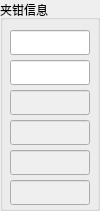
       <widget class="QGroupBox" name="groupBox_Clamp">
        <property name="geometry">
         <rect>
          <x>790</x>
          <y>0</y>
          <width>100</width>
          <height>211</height>
         </rect>
        </property>
        <property name="title">
         <string>夹钳信息</string>
        </property>
        <widget class="QLineEdit" name="lineEdit_Clamp1">
         <property name="geometry">
          <rect>
           <x>10</x>
           <y>30</y>
           <width>80</width>
           <height>25</height>
          </rect>
         </property>
         <property name="readOnly">
          <bool>true</bool>
         </property>
        </widget>
        <widget class="QLineEdit" name="lineEdit_Clamp2">
         <property name="geometry">
          <rect>
           <x>10</x>
           <y>60</y>
           <width>80</width>
           <height>25</height>
          </rect>
         </property>
         <property name="readOnly">
          <bool>true</bool>
         </property>
        </widget>
        <widget class="QLineEdit" name="lineEdit_Clamp3">
         <property name="geometry">
          <rect>
           <x>10</x>
           <y>90</y>
           <width>80</width>
           <height>25</height>
          </rect>
         </property>
         <property name="readOnly">
          <bool>true</bool>
         </property>
         <property name="enabled">
          <bool>false</bool>
         </property>
        </widget>
        <widget class="QLineEdit" name="lineEdit_Clamp4">
         <property name="geometry">
          <rect>
           <x>10</x>
           <y>120</y>
           <width>80</width>
           <height>25</height>
          </rect>
         </property>
         <property name="readOnly">
          <bool>true</bool>
         </property>
         <property name="enabled">
          <bool>false</bool>
         </property>
        </widget>
        <widget class="QLineEdit" name="lineEdit_Clamp5">
         <property name="geometry">
          <rect>
           <x>10</x>
           <y>150</y>
           <width>80</width>
           <height>25</height>
          </rect>
         </property>
         <property name="readOnly">
          <bool>true</bool>
         </property>
         <property name="enabled">
          <bool>false</bool>
         </property>
        </widget>
        <widget class="QLineEdit" name="lineEdit_Clamp6">
         <property name="geometry">
          <rect>
           <x>10</x>
           <y>180</y>
           <width>80</width>
           <height>25</height>
          </rect>
         </property>
         <property name="readOnly">
          <bool>true</bool>
         </property>
         <property name="enabled">
          <bool>false</bool>
         </property>
        </widget>
       </widget>
